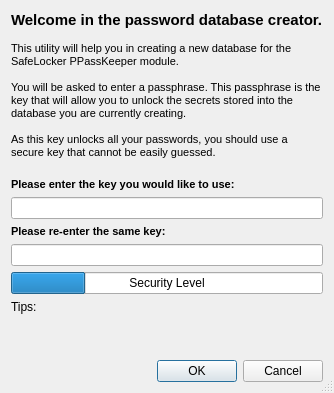
<?xml version="1.0" encoding="UTF-8"?>
<ui version="4.0">
 <class>createDB_dlg</class>
 <widget class="QDialog" name="createDB_dlg">
  <property name="windowTitle">
   <string>PPK Safe Locker - Password database creator</string>
  </property>
  <property name="sizeGripEnabled">
   <bool>true</bool>
  </property>
  <layout class="QVBoxLayout" name="verticalLayout">
   <item>
    <widget class="QLabel" name="label">
     <property name="sizePolicy">
      <sizepolicy hsizetype="Preferred" vsizetype="Preferred">
       <horstretch>0</horstretch>
       <verstretch>0</verstretch>
      </sizepolicy>
     </property>
     <property name="text">
      <string>&lt;!DOCTYPE HTML PUBLIC &quot;-//W3C//DTD HTML 4.0//EN&quot; &quot;http://www.w3.org/TR/REC-html40/strict.dtd&quot;&gt;
&lt;html&gt;&lt;head&gt;&lt;meta name=&quot;qrichtext&quot; content=&quot;1&quot; /&gt;&lt;style type=&quot;text/css&quot;&gt;
p, li { white-space: pre-wrap; }
&lt;/style&gt;&lt;/head&gt;&lt;body style=&quot; font-family:'Sans Serif'; font-size:8pt; font-weight:400; font-style:normal;&quot;&gt;
&lt;p style=&quot; margin-top:0px; margin-bottom:0px; margin-left:0px; margin-right:0px; -qt-block-indent:0; text-indent:0px;&quot;&gt;&lt;span style=&quot; font-size:11pt; font-weight:600;&quot;&gt;Welcome in the password database creator.&lt;/span&gt;&lt;/p&gt;
&lt;p style=&quot;-qt-paragraph-type:empty; margin-top:0px; margin-bottom:0px; margin-left:0px; margin-right:0px; -qt-block-indent:0; text-indent:0px;&quot;&gt;&lt;/p&gt;
&lt;p style=&quot; margin-top:0px; margin-bottom:0px; margin-left:0px; margin-right:0px; -qt-block-indent:0; text-indent:0px;&quot;&gt;This utility will help you in creating a new database for the SafeLocker PPassKeeper module.&lt;/p&gt;
&lt;p style=&quot;-qt-paragraph-type:empty; margin-top:0px; margin-bottom:0px; margin-left:0px; margin-right:0px; -qt-block-indent:0; text-indent:0px;&quot;&gt;&lt;/p&gt;
&lt;p style=&quot; margin-top:0px; margin-bottom:0px; margin-left:0px; margin-right:0px; -qt-block-indent:0; text-indent:0px;&quot;&gt;You will be asked to enter a passphrase. This passphrase is the key that will allow you to unlock the secrets stored into the database you are currently creating.&lt;/p&gt;
&lt;p style=&quot;-qt-paragraph-type:empty; margin-top:0px; margin-bottom:0px; margin-left:0px; margin-right:0px; -qt-block-indent:0; text-indent:0px;&quot;&gt;&lt;/p&gt;
&lt;p style=&quot; margin-top:0px; margin-bottom:0px; margin-left:0px; margin-right:0px; -qt-block-indent:0; text-indent:0px;&quot;&gt;As this key unlocks all your passwords, you should use a secure key that cannot be easily guessed.&lt;/p&gt;&lt;/body&gt;&lt;/html&gt;</string>
     </property>
     <property name="scaledContents">
      <bool>true</bool>
     </property>
     <property name="wordWrap">
      <bool>true</bool>
     </property>
    </widget>
   </item>
   <item>
    <spacer name="verticalSpacer">
     <property name="orientation">
      <enum>Qt::Vertical</enum>
     </property>
     <property name="sizeType">
      <enum>QSizePolicy::Fixed</enum>
     </property>
     <property name="sizeHint" stdset="0">
      <size>
       <width>20</width>
       <height>13</height>
      </size>
     </property>
    </spacer>
   </item>
   <item>
    <widget class="QLabel" name="label_2">
     <property name="text">
      <string>&lt;!DOCTYPE HTML PUBLIC &quot;-//W3C//DTD HTML 4.0//EN&quot; &quot;http://www.w3.org/TR/REC-html40/strict.dtd&quot;&gt;
&lt;html&gt;&lt;head&gt;&lt;meta name=&quot;qrichtext&quot; content=&quot;1&quot; /&gt;&lt;style type=&quot;text/css&quot;&gt;
p, li { white-space: pre-wrap; }
&lt;/style&gt;&lt;/head&gt;&lt;body style=&quot; font-family:'Sans Serif'; font-size:8pt; font-weight:400; font-style:normal;&quot;&gt;
&lt;p style=&quot; margin-top:0px; margin-bottom:0px; margin-left:0px; margin-right:0px; -qt-block-indent:0; text-indent:0px;&quot;&gt;&lt;span style=&quot; font-weight:600;&quot;&gt;Please enter the key you would like to use:&lt;/span&gt;&lt;/p&gt;&lt;/body&gt;&lt;/html&gt;</string>
     </property>
     <property name="wordWrap">
      <bool>true</bool>
     </property>
    </widget>
   </item>
   <item>
    <widget class="QLineEdit" name="passphraseEdit">
     <property name="echoMode">
      <enum>QLineEdit::Password</enum>
     </property>
    </widget>
   </item>
   <item>
    <widget class="QLabel" name="label_3">
     <property name="text">
      <string>&lt;!DOCTYPE HTML PUBLIC &quot;-//W3C//DTD HTML 4.0//EN&quot; &quot;http://www.w3.org/TR/REC-html40/strict.dtd&quot;&gt;
&lt;html&gt;&lt;head&gt;&lt;meta name=&quot;qrichtext&quot; content=&quot;1&quot; /&gt;&lt;style type=&quot;text/css&quot;&gt;
p, li { white-space: pre-wrap; }
&lt;/style&gt;&lt;/head&gt;&lt;body style=&quot; font-family:'Sans Serif'; font-size:8pt; font-weight:400; font-style:normal;&quot;&gt;
&lt;p style=&quot; margin-top:0px; margin-bottom:0px; margin-left:0px; margin-right:0px; -qt-block-indent:0; text-indent:0px;&quot;&gt;&lt;span style=&quot; font-weight:600;&quot;&gt;Please re-enter the same key:&lt;/span&gt;&lt;/p&gt;&lt;/body&gt;&lt;/html&gt;</string>
     </property>
    </widget>
   </item>
   <item>
    <widget class="QLineEdit" name="passphraseEdit2">
     <property name="echoMode">
      <enum>QLineEdit::Password</enum>
     </property>
    </widget>
   </item>
   <item>
    <widget class="QProgressBar" name="securityProgressBar">
     <property name="value">
      <number>24</number>
     </property>
     <property name="textVisible">
      <bool>true</bool>
     </property>
     <property name="format">
      <string>Security Level</string>
     </property>
    </widget>
   </item>
   <item>
    <widget class="QLabel" name="tips_lbl">
     <property name="text">
      <string>Tips:</string>
     </property>
     <property name="wordWrap">
      <bool>true</bool>
     </property>
    </widget>
   </item>
   <item>
    <spacer name="verticalSpacer_2">
     <property name="orientation">
      <enum>Qt::Vertical</enum>
     </property>
     <property name="sizeHint" stdset="0">
      <size>
       <width>20</width>
       <height>40</height>
      </size>
     </property>
    </spacer>
   </item>
   <item>
    <widget class="QDialogButtonBox" name="buttonBox">
     <property name="orientation">
      <enum>Qt::Horizontal</enum>
     </property>
     <property name="standardButtons">
      <set>QDialogButtonBox::Cancel|QDialogButtonBox::Ok</set>
     </property>
    </widget>
   </item>
  </layout>
 </widget>
 <resources/>
 <connections>
  <connection>
   <sender>buttonBox</sender>
   <signal>accepted()</signal>
   <receiver>createDB_dlg</receiver>
   <slot>accept()</slot>
   <hints>
    <hint type="sourcelabel">
     <x>248</x>
     <y>254</y>
    </hint>
    <hint type="destinationlabel">
     <x>157</x>
     <y>274</y>
    </hint>
   </hints>
  </connection>
  <connection>
   <sender>buttonBox</sender>
   <signal>rejected()</signal>
   <receiver>createDB_dlg</receiver>
   <slot>reject()</slot>
   <hints>
    <hint type="sourcelabel">
     <x>316</x>
     <y>260</y>
    </hint>
    <hint type="destinationlabel">
     <x>286</x>
     <y>274</y>
    </hint>
   </hints>
  </connection>
 </connections>
</ui>
